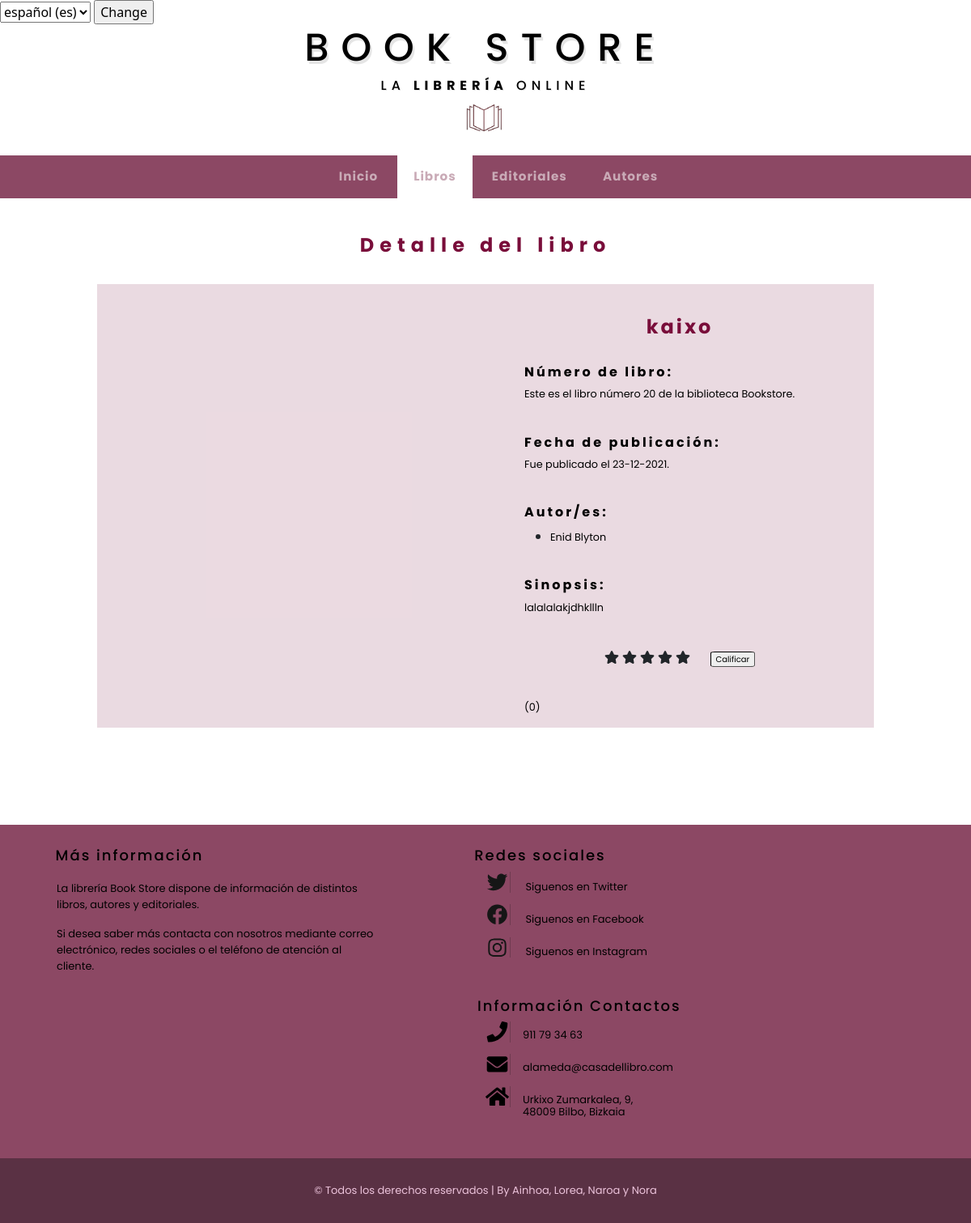
/appBookStore/libro/20/autores/, run on the app's committed database.
### appBookStore/models.py (models this page shows, shortened)
class Libro(models.Model):
    nombre = models.CharField(max_length=50)
    autores = models.ManyToManyField(Autor)
    editorial = models.ForeignKey(Editorial, on_delete=models.CASCADE)
    genero = models.ForeignKey(Genero, on_delete=models.CASCADE)
    idioma = models.ForeignKey(Idioma, on_delete=models.CASCADE)
    paginas = models.IntegerField(default=0)
    sinopsis = models.CharField(max_length=800)
    fechaPubli = models.DateField()
    mediaValoracion = models.FloatField(default=0)
    numValoraciones = models.IntegerField(default=0)
    imagenLink = models.CharField(max_length=800)

class Autor(models.Model):
    nombre = models.CharField(max_length=50)
    biografia = models.CharField(max_length=800)
    imagenLink = models.CharField(max_length=800)

### appBookStore/views.py (the view)
# urls.py: path('libro/<int:libro_id>/autores/', views.detallesLibro, name='detallesLibro'),
def detallesLibro(request, libro_id):
	libro = get_object_or_404(Libro, pk=libro_id)
	autores = libro.autores.all()
	context = {'libro' : libro, 'autores' : autores}
	return render(request, 'detallesLibro.html', context)

### appBookStore/templates/detallesLibro.html (shortened to what this page needs)
 {% extends "base.html" %}
 {% load static %}
 {% block titulo %} Detalle del libro{% endblock %}
 {% block contenido %}
    <div class="ila">
        <div class="zuta">
            <div>
            </div>
        </div>
        <div class="zuta">
            <h3 class="tituloLibro"> {{ libro.nombre}}</h3>
            <br>
                {% if libro %}
                     <div class="azpiZuta">
                        <h4 class="infoTitulos"> Número de libro:</h4>
                            <p class="texto">
                                Este es el libro número {{ libro.id}} de la biblioteca Bookstore.
                            </p>
                            <br>
                        <h4 class="infoTitulos"> Fecha de publicación:</h4>
                            <p class="texto">
                                Fue publicado el  {{ libro.fechaPubli |date:'d-m-Y'}}.
                            </p>
                            <br>
                        <h4 class="infoTitulos"> Autor/es:</h4>
                            <div class="texto">
                                {% if autores %}
                                    {% for a in autores %}
                                    <ul>
                                    <li>
                                        <p class="texto">
                                        <a href= "{% url 'detallesAutores' a.id %}">{{ a.nombre }}</a>
                                        </p>
                                    </li>
                                    </ul>
                                    {% endfor %}
                                    {% else %}
                                        <p class="texto">No se dispone de la información del autor del libro {{editorial.nombre}}</p>
                                    {% endif %}
                                </div>
                            <br>
                        <h4 class="infoTitulos"> Sinopsis:</h4>
                            <p class="texto">
                                {{ libro.sinopsis}}
                            </p>
                            <br>
                        <div class="detallesClasificacionestrellas">
                            <span class="fa fa-star" onclick="calificar(this)" id="1estrella"></span>
                            <span class="fa fa-star" onclick="calificar(this)" id="2estrella"></span>
                            <span class="fa fa-star" onclick="calificar(this)" id="3estrella"></span>
                            <span class="fa fa-star" onclick="calificar(this)" id="4estrella"></span>
                            <span class="fa fa-star" onclick="calificar(this)" id="5estrella"></span>
    <button class="botonCalificar" style="border:#000000;border-style:inset;border-width: thin; font-family: 'Poppins', sans-serif; border-radius: 10%; margin-left: 20px; font-size:x-small;"
    onclick="mediaBD(this, parseInt('{{libro.id}}'), parseInt('{{ libro.mediaValoracion}}'), parseInt('{{ libro.numValoraciones}}'))" >Calificar</button>
                        </div>
                        <p class="texto">
                            ({{libro.numValoraciones}})
                        </p>
                    </div>
                    {% else %}
                        <p class="texto">No se dispone de la información del autor del libro {{editorial.nombre}}</p>
                {% endif %}
        </div>
    </div>
 {% endblock %}

### appBookStore/static/css/main.css (style rules this page uses)
html { min-height: 100%; position: relative; }
body.fondo { background-color: white; margin-top: -64px; height: 100%; padding: 0px; margin: 0px; margin-bottom: 0px; }
a:link { color: rgb(0, 0, 0); text-decoration: none; }

### appBookStore/static/css/detalles.css (style rules this page uses)
.tituloLibro { font-family: 'Poppins', sans-serif; color:rgb(121, 13, 58); font-size: 1.5em; letter-spacing: 3px; text-align: center; font-weight: bold; margin-top: 10%; }
.infoTitulos { font-family: 'Poppins', sans-serif; color: rgb(0, 0, 0); font-size: 1em; letter-spacing: 3px; text-align: left; font-weight: bold; }
p.texto { font-family: 'Poppins', sans-serif; color: rgb(0, 0, 0); font-size: 0.8em; text-align:justify; }
.zuta { float: left; margin-left: 5%; margin-right: 5%; border: black; width: 40%; }
.ila { content: ""; display: table; clear: both; border: black; background-color: rgba(121, 13, 58, 0.151); width: 80%; float: left; margin-left: 10%; margin-right: 10%; margin-bottom: 10%; }
div.detallesClasificacionestrellas { text-align: center; margin-bottom: 40px; }
.fa-star { cursor: pointer; }

### data on the page
Libro: nombre "kaixo", id "20", fechaPubli "23-12-2021", sinopsis "lalalalakjdhkllln", numValoraciones "0"
Autor: nombre "Enid Blyton"

### other printed values
form field language "español (es)"
